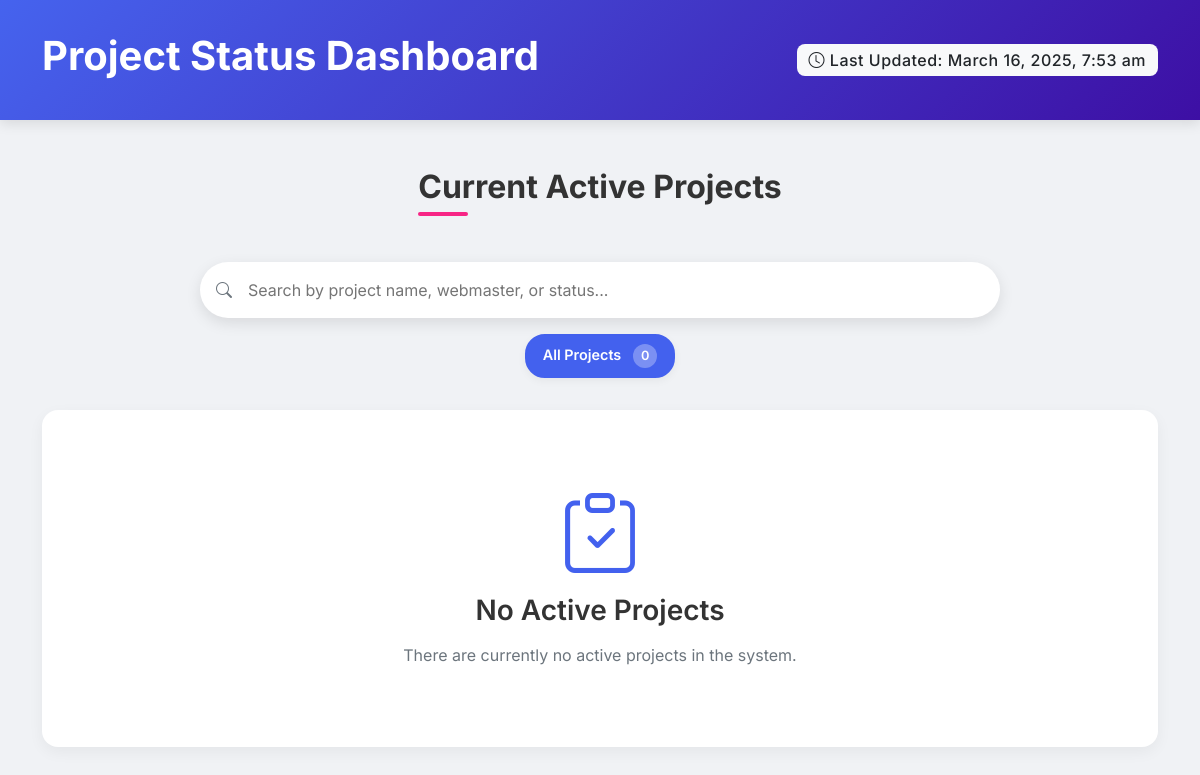
Before: /current_projects.php with the older database file.
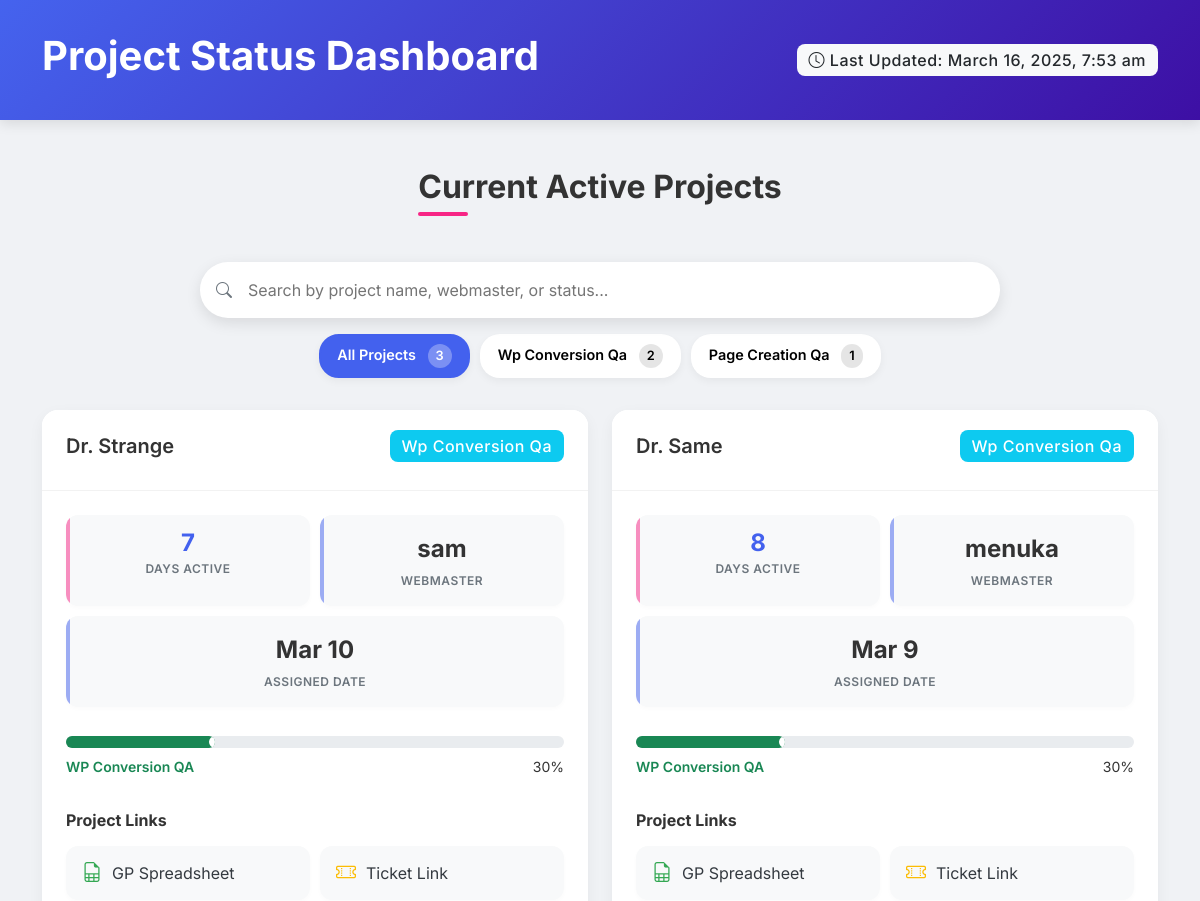
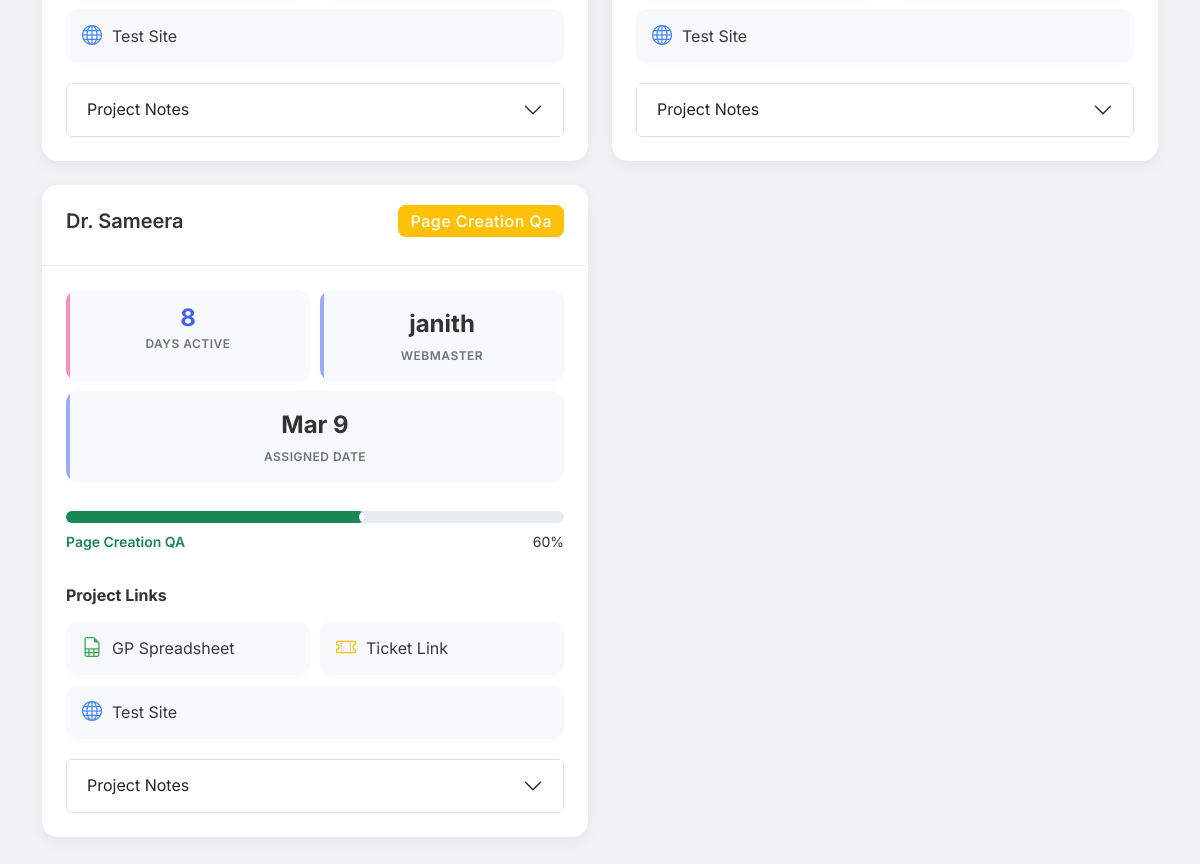
After: the same page with the newer database file (2 pictures, top to bottom).
### tables this page shows
CREATE TABLE IF NOT EXISTS `projects` (
  `id` int NOT NULL AUTO_INCREMENT,
  `name` varchar(100) NOT NULL,
  `webmaster_id` int DEFAULT NULL,
  `current_status` varchar(255) DEFAULT 'wp_conversion',
  `project_deadline` date DEFAULT NULL,
  `wp_conversion_deadline` date DEFAULT NULL,
  `gp_link` varchar(255) DEFAULT NULL,
  `ticket_link` varchar(255) DEFAULT NULL,
  `test_site_link` varchar(255) DEFAULT NULL,
  `live_site_link` varchar(255) DEFAULT NULL,
  `created_at` timestamp NULL DEFAULT CURRENT_TIMESTAMP,
  `updated_at` timestamp NULL DEFAULT CURRENT_TIMESTAMP ON UPDATE CURRENT_TIMESTAMP,
  `admin_notes` text,
  `webmaster_notes` text,
  PRIMARY KEY (`id`),
  UNIQUE KEY `unique_project_name` (`name`),
  KEY `webmaster_id` (`webmaster_id`)
);

CREATE TABLE IF NOT EXISTS `users` (
  `id` int NOT NULL AUTO_INCREMENT,
  `username` varchar(50) NOT NULL,
  `email` varchar(255) NOT NULL,
  `password` varchar(255) NOT NULL,
  `role` enum('admin','qa_manager','qa_reporter','webmaster') NOT NULL,
  `created_at` timestamp NULL DEFAULT CURRENT_TIMESTAMP,
  PRIMARY KEY (`id`),
  UNIQUE KEY `username` (`username`),
  UNIQUE KEY `unique_email` (`email`(191))
);

### current_projects.php (the view, shortened to what the changed rows need)
<?php
require_once 'includes/config.php';
$query = "SELECT p.*, u.username as webmaster_name,
         (DATEDIFF(CURRENT_DATE, p.created_at) + 1) as days_active,
         p.created_at as assigned_date
         FROM projects p
         LEFT JOIN users u ON p.webmaster_id = u.id
         WHERE (p.current_status NOT LIKE '%golive_qa%'
                AND p.current_status NOT LIKE '%completed%')
                OR p.current_status IS NULL
         ORDER BY p.created_at DESC";
$result = $conn->query($query);
$projects = [];
while ($row = $result->fetch_assoc()) {
    $project_id = $row['id'];
    $history_query = "SELECT created_at
                     FROM project_status_history
                     WHERE project_id = ? AND status = 'golive_qa'
                     ORDER BY created_at ASC
                     LIMIT 1";
    $stmt = $conn->prepare($history_query);
    $stmt->bind_param("i", $project_id);
    $stmt->execute();
    $history_result = $stmt->get_result();
    if ($history_result->num_rows > 0) {
        $golive_date = new DateTime($history_result->fetch_assoc()['created_at']);
        $created_date = new DateTime($row['created_at']);
        $interval = $created_date->diff($golive_date);
        $row['days_to_golive_qa'] = $interval->days;
    } else {
        $row['days_to_golive_qa'] = null;
    }
    $row['progress_percent'] = 0;
    $row['progress_class'] = "secondary";
    $row['progress_text'] = "Not Started";
    $statuses = !empty($row['current_status']) ? explode(',', $row['current_status']) : [];
    if (in_array('completed', $statuses)) {
        $row['progress_percent'] = 100;
        $row['progress_class'] = "success";
        $row['progress_text'] = "Completed";
    } elseif (in_array('golive_qa', $statuses)) {
        $row['progress_percent'] = 90;
        $row['progress_class'] = "success";
        $row['progress_text'] = "GoLive QA";
    } elseif (in_array('golive', $statuses)) {
        $row['progress_percent'] = 75;
        $row['progress_class'] = "info";
        $row['progress_text'] = "GoLive";
    } elseif (in_array('page_creation_qa', $statuses)) {
        $row['progress_percent'] = 60;
        $row['progress_class'] = "success";
        $row['progress_text'] = "Page Creation QA";
    } elseif (in_array('page_creation', $statuses)) {
        $row['progress_percent'] = 45;
        $row['progress_class'] = "info";
        $row['progress_text'] = "Page Creation";
    } elseif (in_array('wp_conversion_qa', $statuses)) {
        $row['progress_percent'] = 30;
        $row['progress_class'] = "success";
        $row['progress_text'] = "WP Conversion QA";
    } elseif (in_array('wp_conversion', $statuses)) {
        $row['progress_percent'] = 15;
        $row['progress_class'] = "info";
        $row['progress_text'] = "WP Conversion";
    }
    $main_status = !empty($statuses) ? end($statuses) : 'no_status';
    $row['main_status'] = $main_status;
    $projects[] = $row;
}
$status_counts = [];
foreach ($projects as $project) {
    $main_status = $project['main_status'];
    if (!isset($status_counts[$main_status])) {
        $status_counts[$main_status] = 0;
    }
    $status_counts[$main_status]++;
}
function getStatusBadgeClass($status) {
    if (strpos($status, 'wp_conversion') !== false) {
        return 'info';
    } elseif (strpos($status, 'page_creation') !== false) {
        return 'warning';
    } elseif (strpos($status, 'golive') !== false) {
        return 'success';
    } else {
        return 'secondary';
    }
}
?>
<!DOCTYPE html>
<html lang="en">
<head>
    <link href="https://cdn.jsdelivr.net/npm/bootstrap@5.2.3/dist/css/bootstrap.min.css" rel="stylesheet">
    <link href="https://cdn.jsdelivr.net/npm/bootstrap-icons@1.10.0/font/bootstrap-icons.css" rel="stylesheet">
    <link href="https://unpkg.com/aos@2.3.1/dist/aos.css" rel="stylesheet">
</head>
<body>
    <header class="header">
        <div class="container">
            <div class="d-flex flex-column flex-md-row justify-content-between align-items-center" data-aos="fade-down">
                <h1>Project Status Dashboard</h1>
            </div>
        </div>
    </header>
    <div class="container py-5">
        <div class="row mb-4" data-aos="fade-up">
            <div class="col-lg-8 mx-auto text-center">
                <h2 class="section-title">Current Active Projects</h2>
            </div>
        </div>
        <div class="search-container" data-aos="fade-up" data-aos-delay="100">
            <div class="filter-container">
                <button class="filter-btn active" data-filter="all">
                    All Projects <span class="count"><?php echo count($projects); ?></span>
                </button>
                <?php
                foreach ($status_counts as $status => $count):
                    if ($status == 'no_status') {
                        $display_name = 'No Status';
                        $badge_class = 'secondary';
                    } else {
                        $display_name = ucwords(str_replace('_', ' ', $status));
                        $badge_class = getStatusBadgeClass($status);
                    }
                ?>
                <button class="filter-btn filter-<?php echo $badge_class; ?>" data-filter="<?php echo $status; ?>">
                    <?php echo $display_name; ?> <span class="count"><?php echo $count; ?></span>
                </button>
                <?php endforeach; ?>
            </div>
        </div>
        <?php if (count($projects) == 0): ?>
            <div class="no-projects" data-aos="zoom-in">
                <i class="bi bi-clipboard-check"></i>
                <h3>No Active Projects</h3>
                <p class="text-muted">There are currently no active projects in the system.</p>
            </div>
        <?php else: ?>
        <div class="row row-cols-1 row-cols-lg-2 g-4 project-container">
            <?php
            $delay = 150;
            foreach ($projects as $project):
            ?>
                <div class="col project-item" data-status="<?php echo $project['main_status']; ?>" data-aos="fade-up" data-aos-delay="<?php echo $delay; ?>">
                    <div class="card project-card">
                        <div class="card-header">
                            <div class="d-flex justify-content-between align-items-center">
                                <h3><?php echo htmlspecialchars($project['name']); ?></h3>
                                <?php
                                $statuses = !empty($project['current_status']) ? explode(',', $project['current_status']) : [];
                                if (!empty($statuses)):
                                    $main_status = end($statuses);
                                    $badge_class = getStatusBadgeClass($main_status);
                                ?>
                                    <span class="badge bg-<?php echo $badge_class; ?> fs-6">
                                        <?php echo ucwords(str_replace('_', ' ', $main_status)); ?>
                                    </span>
                                <?php else: ?>
                                    <span class="badge bg-secondary fs-6">No Status</span>
                                <?php endif; ?>
                            </div>
                        </div>
                        <div class="card-body">
                            <div class="project-meta">
                                <div class="meta-item days-active">
                                    <span class="value days-counter"><?php echo $project['days_active']; ?></span>
                                    <span class="label">Days Active</span>
                                </div>
                                <div class="meta-item">
                                    <span class="value">
                                        <?php echo htmlspecialchars($project['webmaster_name'] ?? 'N/A'); ?>
                                    </span>
                                    <span class="label">Webmaster</span>
                                </div>
                                <div class="meta-item">
                                    <span class="value">
                                        <?php echo date('M j', strtotime($project['assigned_date'])); ?>
                                    </span>
                                    <span class="label">Assigned Date</span>
                                </div>
                            </div>
                            <div class="progress-container">
                                <div class="progress">
                                    <div class="progress-bar bg-<?php echo $project['progress_class']; ?>"
                                         role="progressbar"
                                         style="width: 0%"
                                         data-width="<?php echo $project['progress_percent']; ?>%"
                                         aria-valuenow="<?php echo $project['progress_percent']; ?>"
                                         aria-valuemin="0"
                                         aria-valuemax="100">
                                    </div>
                                </div>
                                <div class="progress-status">
                                    <span class="progress-text text-<?php echo $project['progress_class']; ?>">
                                        <?php echo $project['progress_text']; ?>
                                    </span>
                                    <span><?php echo $project['progress_percent']; ?>%</span>
                                </div>
                            </div>
                            <h6 class="fw-bold mb-3">Project Links</h6>
                            <div class="project-links">
                                <?php if (!empty($project['gp_link'])): ?>
                                    <a href="<?php echo htmlspecialchars($project['gp_link']); ?>" target="_blank" title="<?php echo htmlspecialchars($project['gp_link']); ?>" class="gp-link">
                                        <i class="bi bi-file-earmark-spreadsheet"></i> GP Spreadsheet
                                    </a>
                                <?php endif; ?>
                                <?php if (!empty($project['ticket_link'])): ?>
                                    <a href="<?php echo htmlspecialchars($project['ticket_link']); ?>" target="_blank" title="<?php echo htmlspecialchars($project['ticket_link']); ?>" class="ticket-link">
                                        <i class="bi bi-ticket-perforated"></i> Ticket Link
                                    </a>
                                <?php endif; ?>
                                <?php if (!empty($project['test_site_link'])): ?>
                                    <a href="<?php echo htmlspecialchars($project['test_site_link']); ?>" target="_blank" title="<?php echo htmlspecialchars($project['test_site_link']); ?>" class="test-link">
                                        <i class="bi bi-globe"></i> Test Site
                                    </a>
                                <?php endif; ?>
                            </div>
                            <div class="accordion" id="notesAccordion<?php echo $project['id']; ?>">
                                <div class="accordion-item">
                                    <h2 class="accordion-header" id="headingNotes<?php echo $project['id']; ?>">
                                        <button class="accordion-button collapsed" type="button" data-bs-toggle="collapse"
                                                data-bs-target="#collapseNotes<?php echo $project['id']; ?>">
                                            Project Notes
                                        </button>
                                    </h2>
                                </div>
                            </div>
                        </div>
                    </div>
                </div>
            <?php
                $delay += 100;
            endforeach;
            ?>
        </div>
        <?php endif; ?>
    </div>
</body>
</html>

Changed rows visible on the page:
added projects: name "Dr. Strange", main_status "Wp Conversion Qa", days_active "7", users.username "sam", created_at "Mar 10", progress_text "WP Conversion QA", progress_percent "30"
added projects: name "Dr. Same", main_status "Wp Conversion Qa", days_active "8", users.username "menuka", created_at "Mar 9", progress_text "WP Conversion QA", progress_percent "30"
added projects: name "Dr. Sameera", main_status "Page Creation Qa", days_active "8", users.username "janith", created_at "Mar 9", progress_text "Page Creation QA", progress_percent "60", current_status "page_creation_qa" (drawn)
Other visible differences:
count($projects): "0" → "3"
new list line: "Wp Conversion Qa 2"
new list line: "Page Creation Qa 1"
text no longer shown: "No Active Projects There are currently no active projects in the system."
